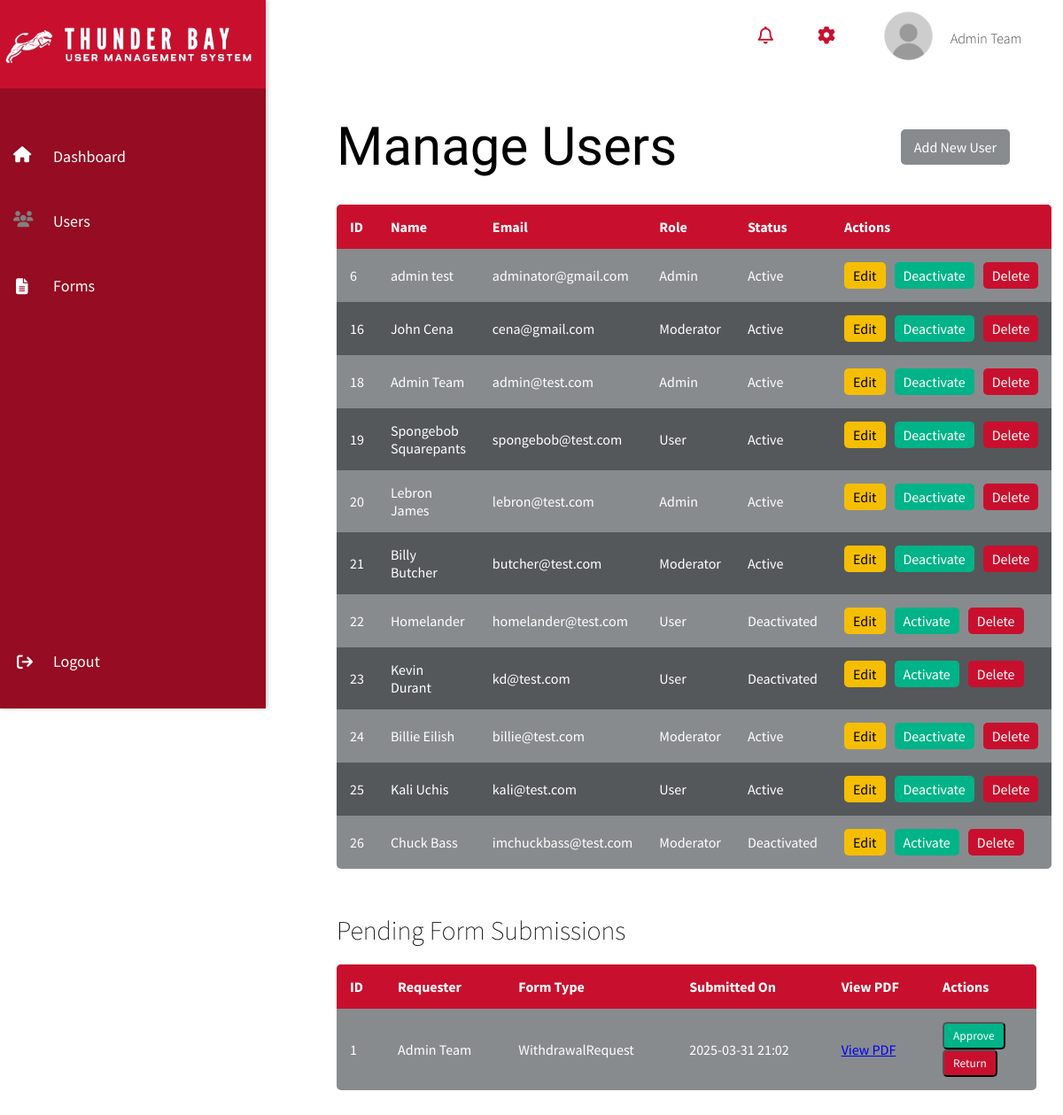
/users/ (signed in), run on an earlier commit of the app's database.
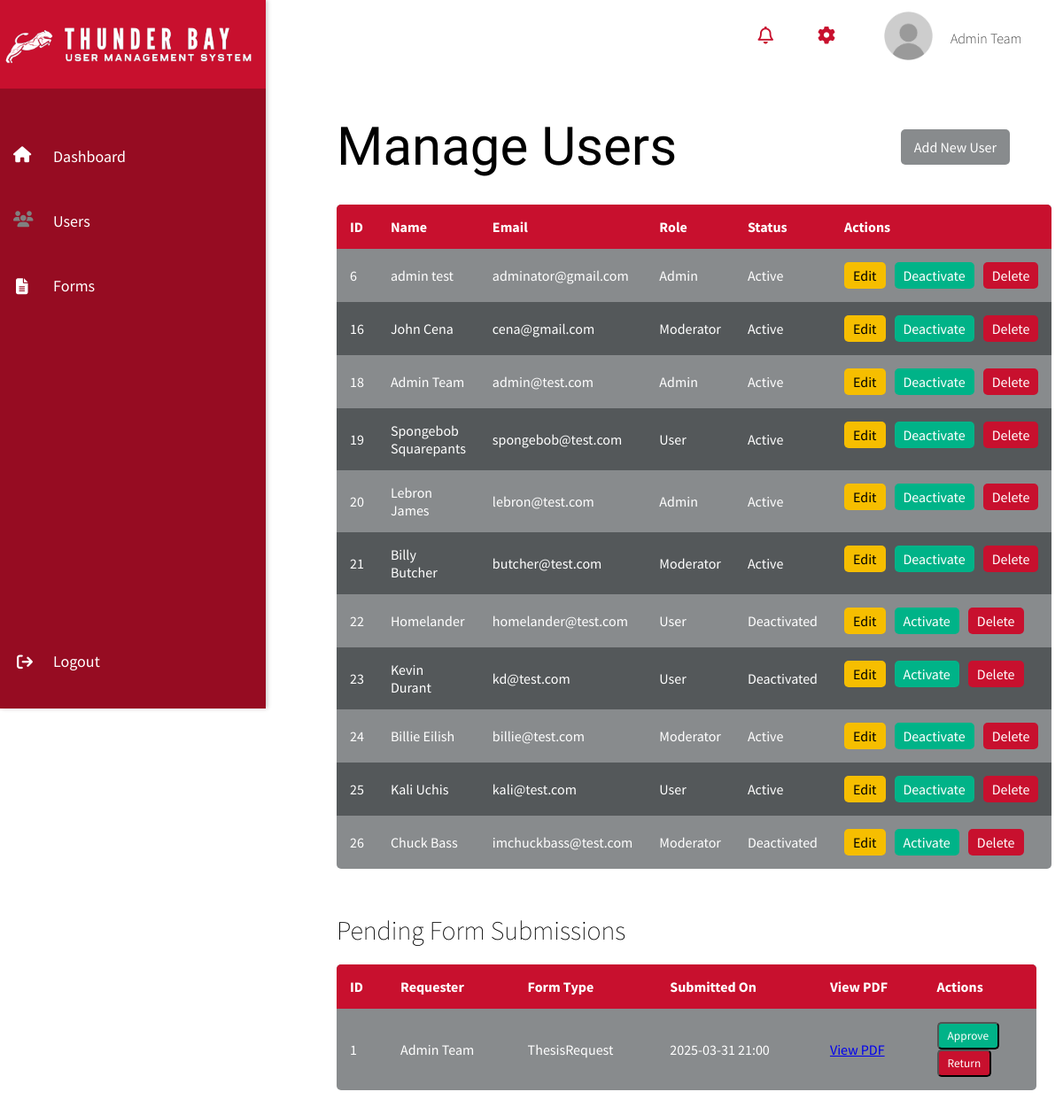
And on a later commit of the database.
### usr_mgmt_app/models.py (models this page shows, shortened)
class UserProfile(AbstractUser):
    ROLE_CHOICES = [
        ('admin', 'Admin'),
        ('moderator', 'Moderator'),
        ('user', 'User'),
    ]
    role = models.CharField(max_length=10, choices=ROLE_CHOICES, default='user')
    is_active = models.BooleanField(default=True)
    created_at = models.DateTimeField(auto_now_add=True)
    updated_at = models.DateTimeField(auto_now=True)
    signature = models.ImageField(upload_to='signatures/', null=True, blank=True, validators=[validate_signature_file])
    groups = models.ManyToManyField(Group, related_name="userprofile_groups", blank=True)
    user_permissions = models.ManyToManyField(Permission, related_name="userprofile_permissions", blank=True)
    class Meta:
        permissions = [
            ("can_read", "Can read data"),
            ("can_edit", "Can edit data"),
            ("can_manage_users", "Can activate/deactivate and delete users"),
            ("can_approve", "Can approve requests"),  # Added new permission
        ]

class WithdrawalRequest(models.Model):
    STATUS_CHOICES = [
        ('draft', 'Draft'),
        ('pending', 'Pending'),
        ('returned', 'Returned'),
        ('approved', 'Approved'),
    ]
    user = models.ForeignKey(UserProfile, on_delete=models.CASCADE, related_name="withdrawal_requests")
    student_id = models.CharField(max_length=7, default="0000000")
    middle_name = models.CharField(max_length=50, blank=True, null=True)  # New field for middle name
    email = models.EmailField(default="example@example.com")  # New field for email
    college = models.CharField(max_length=100, default="Unknown College")
    degree_plan = models.CharField(max_length=100, default="Unknown Degree Plan")
    status = models.CharField(max_length=20, choices=STATUS_CHOICES, default='Draft')
    street_address = models.CharField(max_length=255, default="No address provided")
    city = models.CharField(max_length=100, default="Unknown City")
    state = models.CharField(max_length=50, default="Unknown State")
    zipcode = models.CharField(max_length=10, default="00000")
    phone = models.CharField(max_length=15, default="000-000-0000")
    withdrawal_term = models.CharField(max_length=20, default="Spring 2025")
    last_attendance_date = models.DateField(null=True, blank=True)
    withdrawal_reason = models.TextField(default="No reason provided")
    financial_assistance = models.BooleanField(default=False)
    uh_health_insurance = models.BooleanField(default=False)
    campus_housing = models.BooleanField(default=False)
    visa_holder = models.BooleanField(default=False)
    gi_bill = models.BooleanField(default=False)
    student_initial = models.CharField(max_length=1, default="-")
    pdf_document = models.FileField(upload_to="generated_pdfs/", null=True, blank=True)
    created_at = models.DateTimeField(auto_now_add=True)
    def __str__(self):
        return f"Withdrawal Request {self.id} by {self.user.username} - {self.status}"

class ThesisRequest(models.Model):
    STATUS_CHOICES = [
        ('draft', 'Draft'),
        ('pending', 'Pending'),
        ('returned', 'Returned'),
        ('approved', 'Approved'),
    ]
    user = models.ForeignKey(UserProfile, on_delete=models.CASCADE, related_name="thesis_requests")
    student_id = models.CharField(max_length=7, default="0000000")  # Default 7-digit placeholder
    degree_type = models.CharField(
        max_length=20,
        choices=[("Master", "Master"), ("Doctorate", "Doctorate")],
        default="Master"
    )
    graduation_date = models.CharField(max_length=10, default="MM/YYYY")  # Default format
    request_type = models.CharField(max_length=50, default="Unknown Request")
    justification = models.TextField(default="No justification provided")  # Default text
    status = models.CharField(max_length=20, choices=STATUS_CHOICES, default='Draft')
    pdf_document = models.FileField(upload_to="generated_pdfs/", null=True, blank=True)
    created_at = models.DateTimeField(auto_now_add=True)
    def __str__(self):
        return f"Thesis Request {self.id} by {self.user.username} - {self.status}"

### usr_mgmt_app/views.py (the view)
# urls.py: path('users/', views.user_list, name='user_list'),  # List of users
@login_required
@permission_required('usr_mgmt_app.can_read', raise_exception=True)
def user_list(request):
    users = UserProfile.objects.all()
    pending_requests = []
    for thesis in ThesisRequest.objects.filter(status="Pending"):
        pending_requests.append({"id": thesis.id, "type": "ThesisRequest", "request": thesis})
    for withdrawal in WithdrawalRequest.objects.filter(status="Pending"):
        pending_requests.append({"id": withdrawal.id, "type": "WithdrawalRequest", "request": withdrawal})
    print("Final pending_requests:", pending_requests)  # Debugging
    has_edit_permission = request.user.has_perm('usr_mgmt_app.can_edit')
    has_manage_users_permission = request.user.has_perm('usr_mgmt_app.can_manage_users')
    context = {
        'has_edit_permission': has_edit_permission,
        'has_manage_users_permission': has_manage_users_permission,
        'users': UserProfile.objects.all(),  # Assuming you have users in your context
        'pending_requests': pending_requests,
    }
    return render(request, 'user_list.html', {
        'users': users,
        'has_edit_permission': has_edit_permission,
        'has_manage_users_permission': has_manage_users_permission,
        'pending_requests': pending_requests,
    })

### templates/user_list.html (shortened to what the changed rows need)
{% load static %}
<!DOCTYPE html>
<html lang="en">
<head>
    <link rel="stylesheet" href="{% static 'css/dashboard.css' %}">
    <link rel="stylesheet" href="{% static 'css/user_list.css' %}">
</head>
<body>
    <nav class="navbar">
        <div class="navbar-content">
            <div class = "navbar_user">
                <img class = "profile_picture" src="{% static 'images/default_profile.png' %}" alt="profile picture">
                <span class = "navbar_username">{{ user.first_name }} {{ user.last_name }}</span>
            </div>
        </div>
    </nav>
    <div class="main-content">
        <div class="content-header">
            <h1>Manage Users</h1>
        </div>
        <table class="user-table">
            <thead>
                <tr>
                    <th>ID</th>
                    <th>Name</th>
                    <th>Email</th>
                    <th>Role</th>
                    <th>Status</th>
                    <th>Actions</th>
                </tr>
            </thead>
            <tbody>
                {% for user in users %}
                <tr>
                    <td>{{ user.id }}</td>
                    <td>{{ user.first_name }} {{ user.last_name }}</td>
                    <td>{{ user.email }}</td>
                    <td>{{ user.get_role_display }}</td>
                    <td>{% if user.is_active %}Active{% else %}Deactivated{% endif %}</td>
                    <td class="actions">
                        <a href="{% url 'user_edit' user.id %}" class="btn-edit {% if not has_edit_permission %}disabled{% endif %}">Edit</a>
                        <a href="{% url 'user_toggle_status' user.id %}" class="btn-status {% if not has_manage_users_permission %}disabled{% endif %}"
                           onclick="return confirmStatusChange('{{ user.first_name }} {{ user.last_name }}', '{{ user.get_status_display }}');">
                            {% if user.is_active %}Deactivate{% else %}Activate{% endif %}
                        </a>
                        <a href="{% url 'user_delete' user.id %}" class="btn-delete {% if not has_manage_users_permission %}disabled{% endif %}"
                           onclick="return confirmDelete('{{ user.first_name }} {{ user.last_name }}');">
                            Delete
                        </a>
                    </td>
                </tr>
                {% empty %}
                <tr>
                    <td colspan="6" class="no-users">No users found.</td>
                </tr>
                {% endfor %}
            </tbody>
        </table>
{% if user.role == "admin" %}
    <h2>Pending Form Submissions</h2>
    <table class="approval-table">
        <thead>
            <tr>
                <th>ID</th>
                <th>Requester</th>
                <th>Form Type</th>
                <th>Submitted On</th>
                <th>View PDF</th>
                <th>Actions</th>
            </tr>
        </thead>
        <tbody>
            {% for entry in pending_requests %}
<tr>
    <td>{{ entry.request.id }}</td>
    <td>{{ entry.request.user.first_name }} {{ entry.request.user.last_name }}</td>
    <td>{{ entry.type }}</td>
    <td>{{ entry.request.created_at|date:"Y-m-d H:i" }}</td>
    <td><a href="{{entry.request.pdf_document.url}}">View PDF</a></td>
    <td>
        {% for request in pending_requests %}
        {% if request.id and request.type %}
        <form method="POST" action="{% url 'approve_request' request.id request.type %}">
            <button type="submit" class="btn-approve">Approve</button>
        </form>
        {% else %}
        <span class="text-danger">Invalid Request</span>
        {% endif %}
        {% endfor %}
        {% for request in pending_requests %}
        {% if request.id and request.type %}
        <form method="POST" action="{% url 'return_request' request.id request.type %}">
            <button type="submit" class="btn-return">Return</button>
        </form>
        {% else %}
        <span class="text-danger">Invalid Request</span>
        {% endif %}
        {% endfor %}
    </td>
</tr>
{% empty %}
<tr>
    <td colspan="5" class="no-requests">No pending requests.</td>
</tr>
{% endfor %}
        </tbody>
    </table>
{% endif %}
</div>
</body>
</html>

What changed in the data, as far as the page shows it:
no longer on this page (row edited): WithdrawalRequest: request.id "1", request.user.first_name "Admin", request.user.last_name "Team", type "WithdrawalRequest", request.created_at "2025-03-31 21:02"
now on this page (row edited): ThesisRequest: request.id "1", request.user.first_name "Admin", request.user.last_name "Team", type "ThesisRequest", request.created_at "2025-03-31 21:00"
